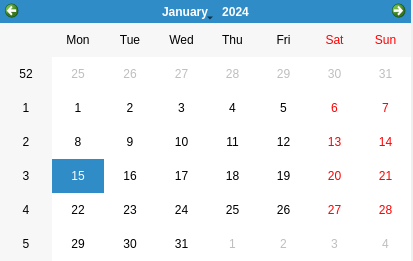
<?xml version="1.0" encoding="UTF-8"?>
<ui version="4.0">
 <class>calendar</class>
 <widget class="QWidget" name="calendar">
  <property name="geometry">
   <rect>
    <x>0</x>
    <y>0</y>
    <width>413</width>
    <height>261</height>
   </rect>
  </property>
  <property name="windowTitle">
   <string>Form</string>
  </property>
  <widget class="QCalendarWidget" name="calendarWidget">
   <property name="geometry">
    <rect>
     <x>0</x>
     <y>0</y>
     <width>411</width>
     <height>261</height>
    </rect>
   </property>
  </widget>
 </widget>
 <resources/>
 <connections/>
</ui>
